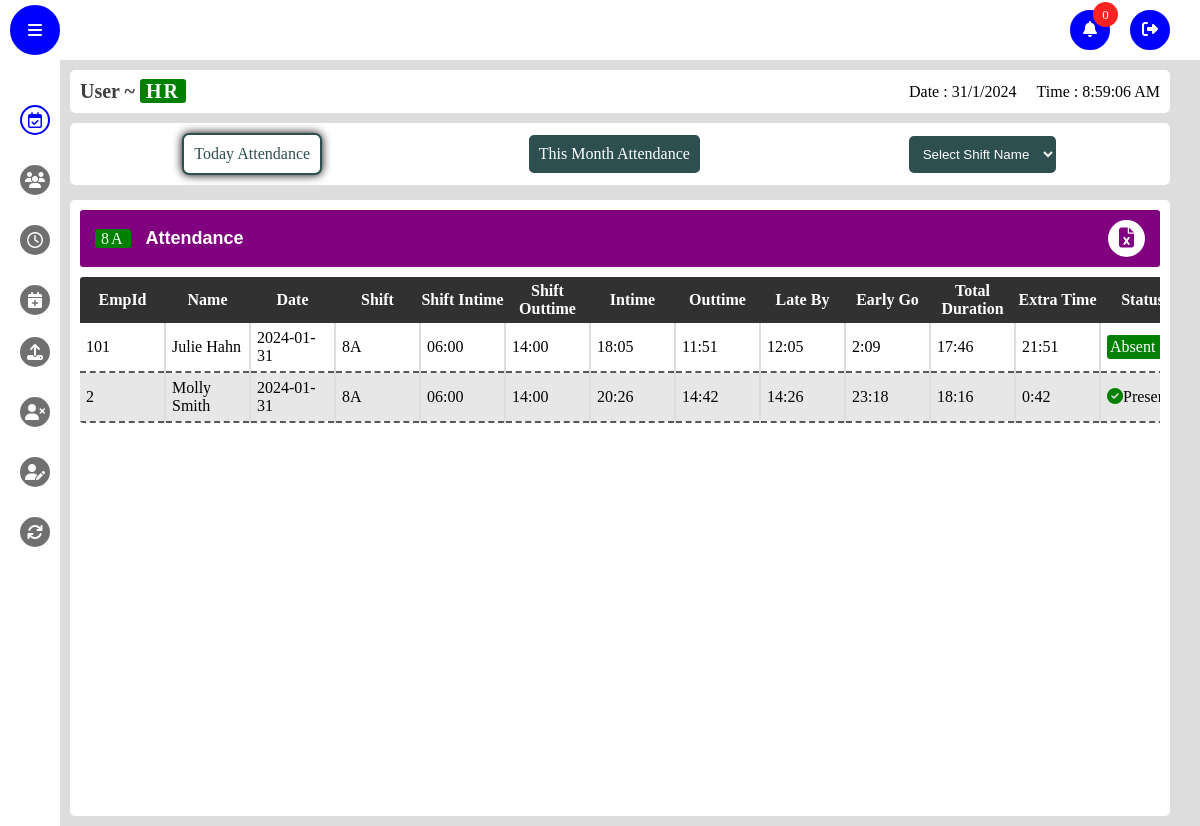
Screenshot of / (signed in) with the database file from the repository.
### app/models.py (models this page shows)
class Attendance(db.Model,UserMixin):
    id=db.Column(db.Integer,primary_key=True)
    date = db.Column(db.DateTime(timezone=True), default=func.now())
    emp_id = db.Column(db.Integer, db.ForeignKey('emp_login.id'))
    name = db.Column(db.String(150), nullable=False)
    attendance =db.Column(db.String(150))
    wages_per_Day=db.Column(db.String(150))
    inTime=db.Column(db.String(150))
    outTime=db.Column(db.String(150))
    overtime=db.Column(db.String(150),default='00:00')
    employee = db.relationship('Emp_login', back_populates='attendances')
    shiftType=db.Column(db.String(150))
    shiftIntime = db.Column(db.String(150))
    shift_Outtime = db.Column(db.String(150))
    TotalDuration=db.Column(db.String(150))
    lateBy=db.Column(db.String(150))
    earlyGoingBy=db.Column(db.String(150))
    punchRecords=db.Column(db.String(150))

### app/views.py (the view)
@views.route('/',methods=['POST','GET'])
@login_required
def admin():
    print(current_user.role)
    if current_user.role == 'employee':
        return redirect(url_for('auth.logout'))
    else :
        current_date = datetime.now().strftime('%Y-%m-%d')
        employee_attendance = Attendance.query.filter(func.DATE(Attendance.date) == current_date).all()
        emp_login=Emp_login.query.order_by(Emp_login.emp_id).all()
        late_permission=late.query.order_by(late.date).all()
        leave_permission=leave.query.order_by(leave.date).all()
        notification=notifications.query.order_by(notifications.timestamp).all()
        print("notification : ",notification)
    return render_template('admin.html',emp_login=emp_login, notification=notification, attendance=employee_attendance, late_permission=late_permission, leave_permission=leave_permission)

### app/templates/admin.html (shortened to what this page needs)
{% extends "base_admin.html" %} {% block title %} Employee {% endblock %} {%
block content %}
<link rel="stylesheet" href="static/css/attendance.css" />
<menu class="table-menu" style="display: flex">
  <ul class="btn-container">
    <a href="/today_attendance" class="tag-btn click active"
      >Today Attendance</a
    >
    <a href="/month_attendance" class="tag-btn click">This Month Attendance</a>
    <select name="shift" id="shift" class="tag-btn">
      <option value="">Select Shift Name</option>
    </select>
  </ul>
</menu>
<section class="frame today-attendance" style="display: flex">
  <div class="inner-frame">
    <div class="frame-header">
      <div class="frame-details currentShift">
        <p class="shift name"><span class="tag">A</span> ~ shift</p>
        <p class="frame-name">Attendance</p>
      </div>
      <div class="frame-options">
        <button type="button" class="download">
          <i class="fas fa-file-excel"></i>
        </button>
      </div>
    </div>
    <div class="frame-body">
      <table class="today-attendance-table">
        <thead>
          <tr class="tablehead">
            <th>EmpId</th>
            <th>Name</th>
            <th>Date</th>
            <th>Shift</th>
            <th>Shift Intime</th>
            <th>Shift Outtime</th>
            <th>Intime</th>
            <th>Outtime</th>
            <th>Late By</th>
            <th>Early Go</th>
            <th>Total Duration</th>
            <th>Extra Time</th>
            <th>Status</th>
          </tr>
        </thead>
        <tbody class="tableBody">
          {% if attendance %} {% for attendance in attendance %}
          <tr data-shift="{{attendance.shiftType}}">
            <td class="id">{{attendance.emp_id }}</td>
            <td class="name">{{attendance.name}}</td>
            <td>{{attendance.date.date()}}</td>
            <td class="shift">{{attendance.shiftType}}</td>
            <td>{{attendance.shiftIntime}}</td>
            <td>{{attendance.shift_Outtime}}</td>
            <td class="intime">{{attendance.inTime}}</td>
            <td class="outtime">{{attendance.outTime}}</td>
            <td>{{attendance.lateBy}}</td>
            <td>{{attendance.earlyGoingBy}}</td>
            <td>{{attendance.TotalDuration}}</td>
            <td class="extra">{{attendance.overtime}}</td>
            <td class="status">
              {% if attendance.attendance == "Present"%}<i
                class="fas fa-check-circle"
              ></i
              >Present {% elif attendance.attendance == "O.T"%}<i
                class="fas fa-check-circle"
              ></i
              >OT {% elif attendance.attendance == "Wrong Shift"%}<i
                class="fas fa-times-circle"
              ></i
              >Wrong Shift {% else %}<i class="fas fa-times-circle"></i>
              Absent{% endif %}
            </td>
          </tr>
          {% endfor %} {% endif %}
        </tbody>
      </table>
    </div>
  </div>
</section>
{% endblock %}

### app/templates/base_admin.html (shortened to what this page needs)
<!DOCTYPE html>
<html lang="en">
  <head>
    <link rel="stylesheet" href="static/css/style.css" />
    <link
      rel="stylesheet"
      href="https://cdnjs.cloudflare.com/ajax/libs/font-awesome/5.15.4/css/all.min.css"
    />
    <link
      rel="stylesheet"
      href="https://cdnjs.cloudflare.com/ajax/libs/font-awesome/6.1.1/css/all.min.css"
    />
    <link rel="stylesheet" href="static/css/late.css" />
  </head>
  <body>
    <nav class="nav-bar">
      <div class="toogle-sidebar">
        <i class="fas fa-bars"></i>
      </div>
      <ul class="options">
        <li class="option">
          <div class="notification-btn">
            <span class>
              <i class="fas fa-bell"></i>
            </span>
            <div class="notify-count">
              <p class="count">0</p>
            </div>
          </div>
        </li>
        <a href="/logout" class="option logout">
          <span>
            <i class="fas fa-sign-out-alt"></i>
          </span>
        </a>
      </ul>
    </nav>
    <aside class="sidebar">
      <ul class="side-menu">
        <li class="menu-option active">
          <a href="/" class="side_bar_a">
            <span class="icon">
              <i class="far fa-calendar-check"></i>
            </span>
          </a>
        </li>
        <li class="menu-option action-menu emp-disp-option" index="3">
          <a href="/emp_details" class="side_bar_a">
            <span class="icon">
              <i class="fas fa-users"></i>
            </span>
          </a>
        </li>
        <li class="menu-option">
          <a href="/late_req_table" class="side_bar_a">
            <span class="icon">
              <i class="far fa-clock"></i>
            </span>
          </a>
        </li>
        <li class="menu-option">
          <a href="/leave_req_table" class="side_bar_a">
            <span class="icon">
              <i class="fas fa-calendar-plus"></i>
            </span>
          </a>
        </li>
        <li class="menu-option upload-option" style="margin-top: 7px">
          <span class="icon">
            <i class="fas fa-upload"></i>
          </span>
        </li>
        <li class="menu-option delete-option">
          <span class="icon">
            <i class="fas fa-user-times"></i>
          </span>
        </li>
        <li class="menu-option edit-option">
          <span class="icon">
            <i class="fas fa-user-edit"></i>
          </span>
        </li>
        <li class="menu-option reload-option">
          <span class="icon">
            <i class="fas fa-sync"></i>
          </span>
        </li>
      </ul>
    </aside>
    <main class="main active">
      <header class="details-bar">
        <div class="user-details">
          <h1 class="user-role">User ~ <span class="role tag">HR</span></h1>
        </div>
        <div class="date-time-details">
          <p class="date"></p>
          <p class="time"></p>
        </div>
      </header>
      {% block content %} {% endblock %}
    </main>
  </body>
</html>

### app/static/css/style.css (style rules this page uses)
* { margin: 0; padding: 0; box-sizing: border-box; list-style: none; text-decoration: none; }
table { width: -webkit-fill-available; }
.nav-bar { width: 100vw; position: fixed; top: 0; left: 0; right: 0; height: 60px; background: #fff; display: flex; align-items: center; justify-content: space-between; padding: 0 10px; z-index: 10; }
body { background: #ddd; }
.toogle-sidebar { width: 50px; height: 50px; background: #0000ff; color: #fff; border-radius: 50%; display: flex; align-items: center; justify-content: center; cursor: pointer; border: 2px solid #0000ff; transition: all 0.3s; }
.options { display: flex; align-items: center; gap: 20px; margin-right: 20px; position: relative; }
.option { width: 40px; height: 40px; border-radius: 50%; list-style: none; display: flex; align-items: center; justify-content: center; flex-direction: column; text-transform: capitalize; cursor: pointer; color: #fff; transition: all 0.3s; background: #0000ff; border: 2px solid #0000ff; position: relative; }
.notify-count { position: absolute; right: -10px; top: -10px; width: 25px; height: 25px; border-radius: 50%; background: rgb(255, 34, 34); display: flex; align-items: center; justify-content: center; font-size: 13px; color: #fff; }
li { list-style: none; }
.sidebar { position: fixed; top: 60px; height: calc(100% - 50px); width: 60px; background: #fff; padding: 10px; z-index: 10; overflow-x: hidden; transition: all 0.5s; }
.side-menu { width: 100%; display: flex; flex-direction: column; align-items: center; gap: 10px; padding: 10px 0; position: absolute; }
.menu-option { width: 100%; display: flex; align-items: center; gap: 5px; height: 50px; border-radius: 5px; padding: 0 10px; cursor: pointer; position: relative; }
.icon { width: 30px; height: 30px; background: #707070; border-radius: 50%; display: flex; align-items: center; justify-content: center; transition: all 0.3s; color: #ffffff; position: absolute; }
.menu-option:hover, .menu-option.active { color: #0000ff; }
.menu-option:hover .icon, .menu-option.active .icon { background: #ffffff; color: #0000ff; border: 2px solid #0000ff; }
.main { width: calc(100vw - 180px); min-height: calc(100vh - 60px); position: relative; top: 60px; left: 160px; padding: 10px; z-index: 5; transition: all 0.5s; }
.main.active { width: calc(100vw - 80px); left: 60px; }
.details-bar { width: 100%; display: flex; align-items: center; justify-content: space-between; padding: 10px; background: #ffffff; border-radius: 5px; }
.date-time-details { display: flex; align-items: center; gap: 20px; }
.user-role { color: #3f3f3f; font-size: 20px; }
.tag { padding: 1px 6px; background: green; color: #ffffff; border-radius: 3px; letter-spacing: 2px; }
.frame { margin-top: 15px; padding: 10px; width: 100%; background: #ffffff; min-height: 77vh; border-radius: 5px; }
.inner-frame { width: 100%; height: 100%; }
.user-details { backdrop-filter: blur(5px); border-radius: 5px; }
option { padding: 10px; }
.side_bar_a { color: black; }

### app/static/css/late.css (style rules this page uses)
table { border-collapse: collapse; border-radius: 3px; overflow: hidden; width: -webkit-fill-available; }
table thead { background: #585858; color: #fff; }
td, th { min-width: 75px; }
td { border-bottom: 2px dashed #585858; }

### rows the page displays
Attendance: emp_id "101", name "Julie Hahn", date "2024-01-31", shiftType "8A", shiftIntime "06:00", shift_Outtime "14:00", inTime "18:05", outTime "11:51", lateBy "12:05", earlyGoingBy "2:09", TotalDuration "17:46", overtime "21:51"
Attendance: emp_id "2", name "Molly Smith", date "2024-01-31", shiftType "8A", shiftIntime "06:00", shift_Outtime "14:00", inTime "20:26", outTime "14:42", lateBy "14:26", earlyGoingBy "23:18", TotalDuration "18:16", overtime "0:42", attendance "Present" (drawn)
